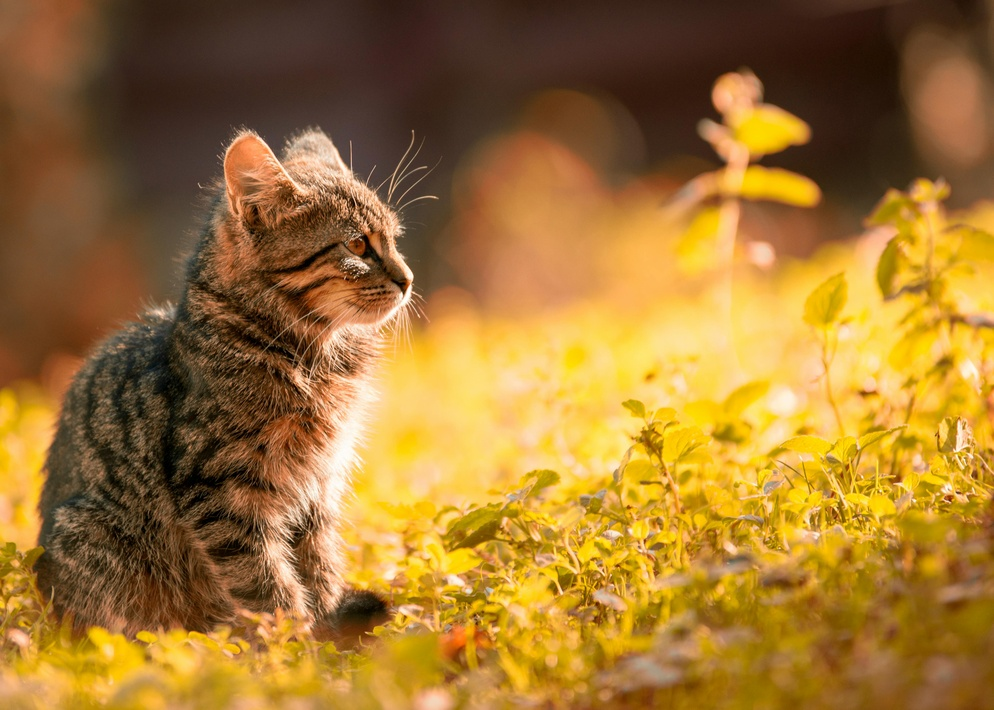
#> input picture image.jpg, 994 x 710 px, shrunk from 4469 x 3192 before the run
$ python -i HistogramEqual.py   (imports and definitions only)
#> lines starting #> are read from the running program, lines starting #| are printed output that depends on the picture
import cv2 as cv
import matplotlib.pyplot as plt

class histogram:
    def __init__(self, image_path):
        self.image_path = image_path
        self.process_image()

    def process_image(self):
        img = cv.imread(self.image_path, cv.IMREAD_GRAYSCALE)
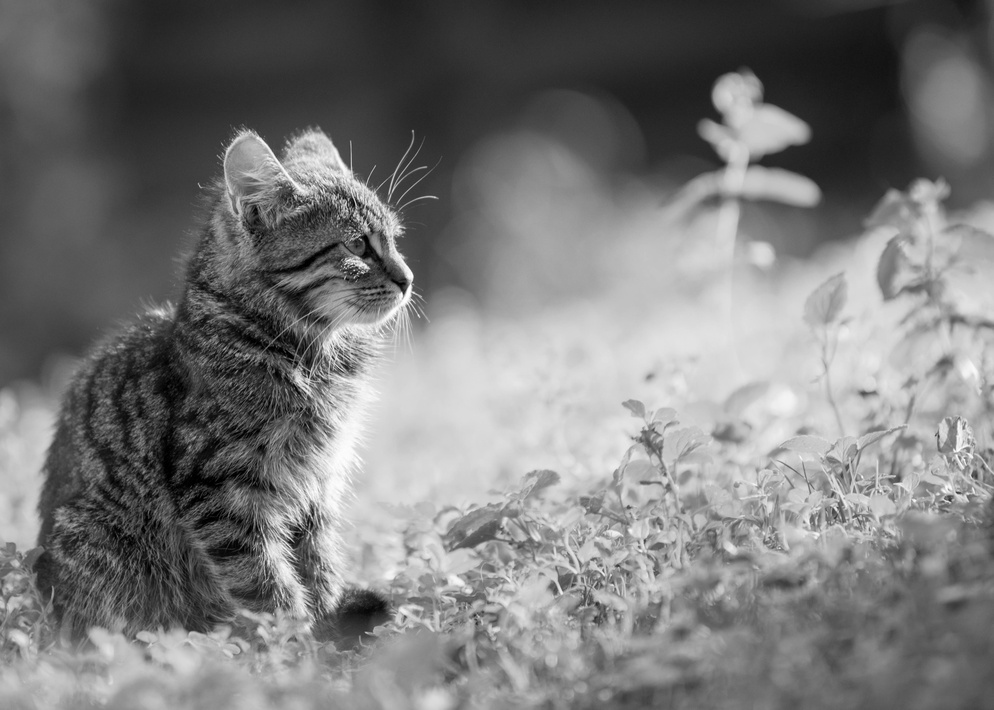
#> img: shape (710, 994); min 0, max 255, mean 122.1

        if img is None:
            print("Error: Failed to load image.")
            return


        histo = cv.calcHist([img], [0], None, [256], [0, 256])
#> histo = 256 values, max 6022 at index 50, min 8 at index 255, mean 2756.8
        cdf = histo.cumsum()
#> cdf = 256 values from 339 to 705740
        cdfNorm = cdf * float(histo.max()) / cdf.max()
#> cdfNorm = 256 values from 2.89 to 6022


        equImg = cv.equalizeHist(img)
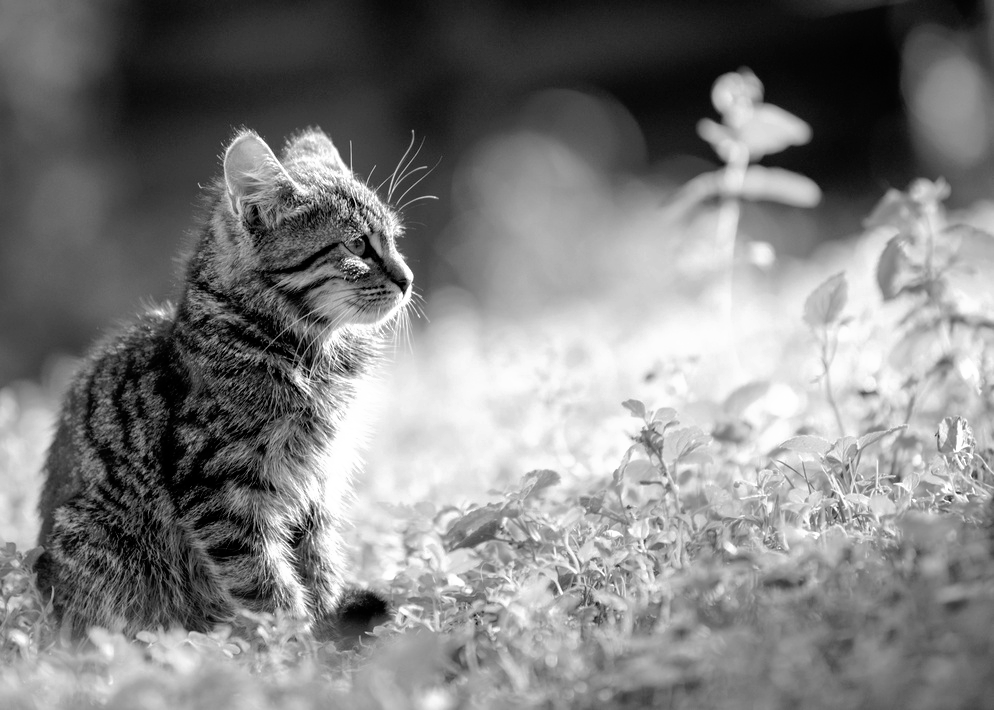
#> equImg: shape (710, 994); min 0, max 255, mean 128.1


        equhist = cv.calcHist([equImg], [0], None, [256], [0, 256])
#> equhist = 256 values, max 6022 at index 42, min 0 at index 9, mean 2756.8
        equcdf = equhist.cumsum()
#> equcdf = 256 values from 1676 to 705740
        cdfNorm = equcdf * float(equhist.max()) / equcdf.max()
#> cdfNorm = 256 values from 14.3 to 6022


        plt.figure(figsize=(10, 8))


        plt.subplot(2, 2, 1)
        plt.imshow(img, cmap='gray')
        plt.title("Original Image")
        plt.axis('off')

        plt.subplot(2, 2, 2)
        plt.plot(histo, color='black')
        plt.title("Histogram of Original Image")


        plt.subplot(2, 2, 3)
        plt.imshow(equImg, cmap='gray')
        plt.title("Equalized Image")
        plt.axis('off')

        plt.subplot(2, 2, 4)
        plt.plot(equhist, color='black')
        plt.title("Histogram of Equalized Image")


        plt.tight_layout()
        plt.show()
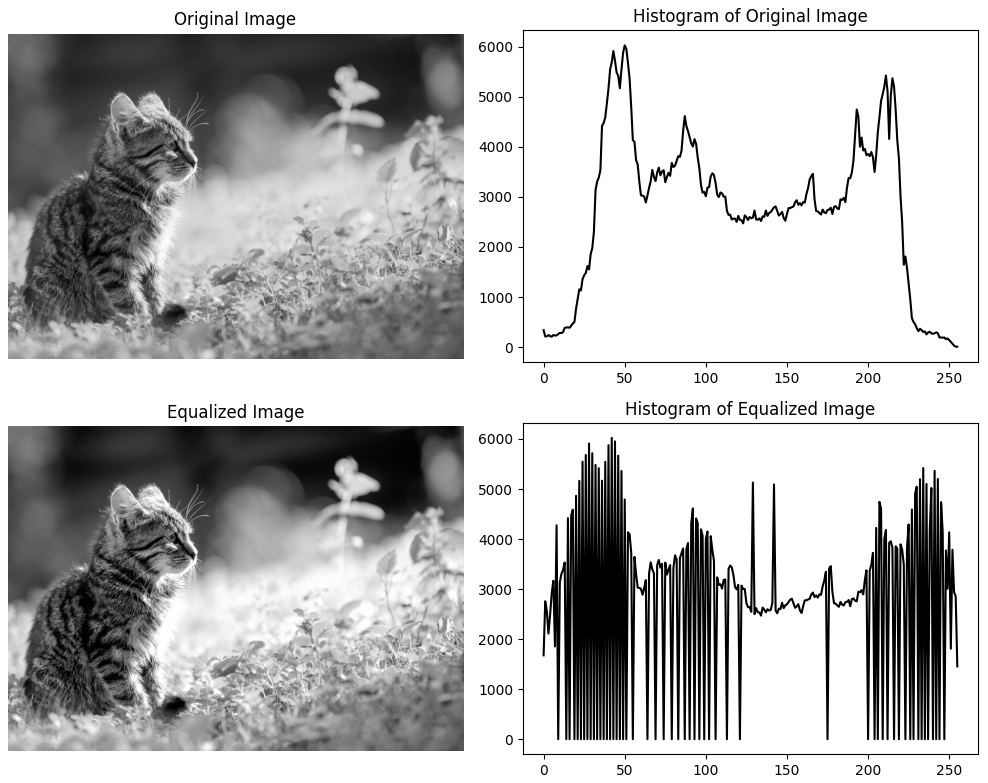
#> figure drawn by matplotlib, 4 panels; panel 2: curve peaks at x = 50, y = 6022; panel 4: curve peaks at x = 42, y = 6022

>>> result = histogram('image.jpg').process_image()

$ run again, on photo_2024-12-15_04-21-37.jpg
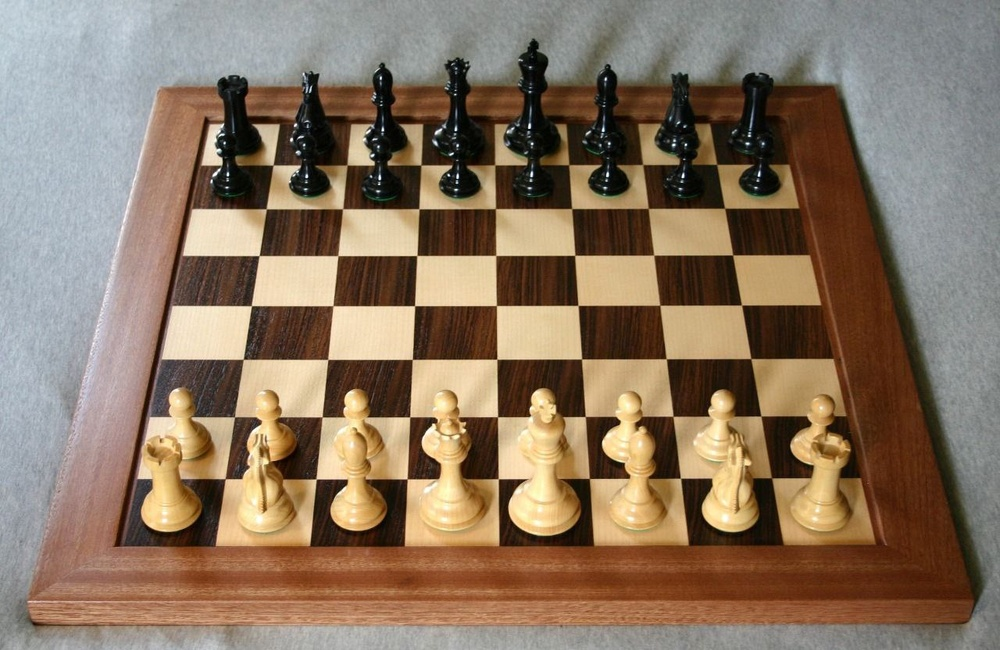
#> input picture photo_2024-12-15_04-21-37.jpg, 1000 x 650 px, shrunk from 1280 x 832 before the run
#> histo = 256 values, max 5449 at index 141, min 26 at index 254, mean 2539.1
#> cdf = 256 values from 41 to 650000
#> in process_image, `cdfNorm = cdf * float(histo.max()) / cdf.max()`: cdfNorm = 256 values from 0.344 to 5449
#> in process_image, `equImg = cv.equalizeHist(img)`:
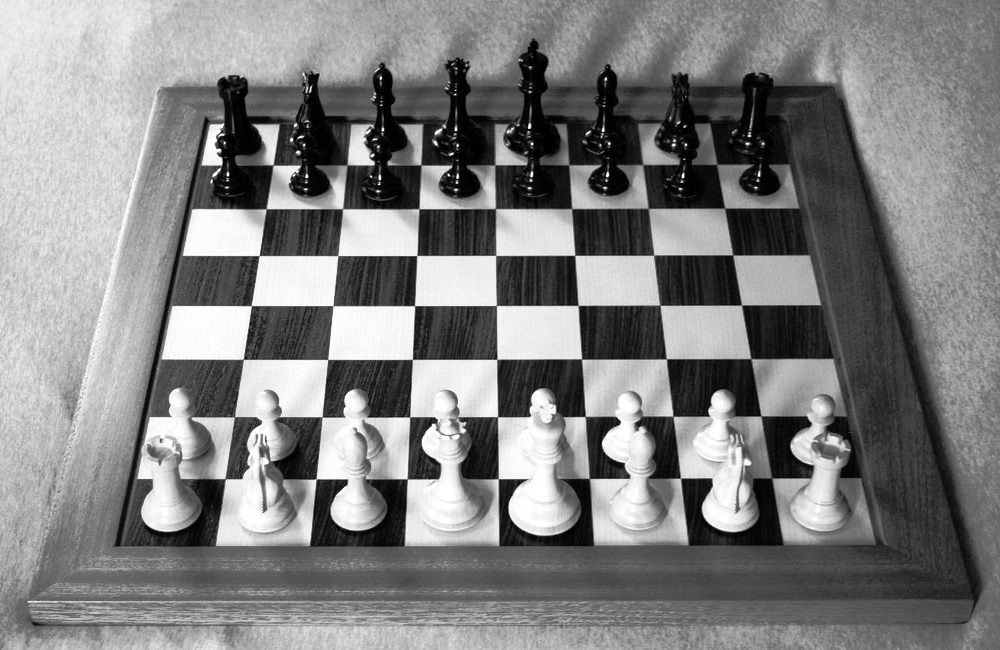
#> equImg: shape (650, 1000); min 0, max 255, mean 128.1
#> equhist = 256 values, max 5449 at index 141, min 0 at index 12, mean 2539.1
#> equcdf = 256 values from 1149 to 650000
#> in process_image, `cdfNorm = equcdf * float(equhist.max()) / equcdf.max()`: cdfNorm = 256 values from 9.63 to 5449
#> in process_image, `plt.show()`:
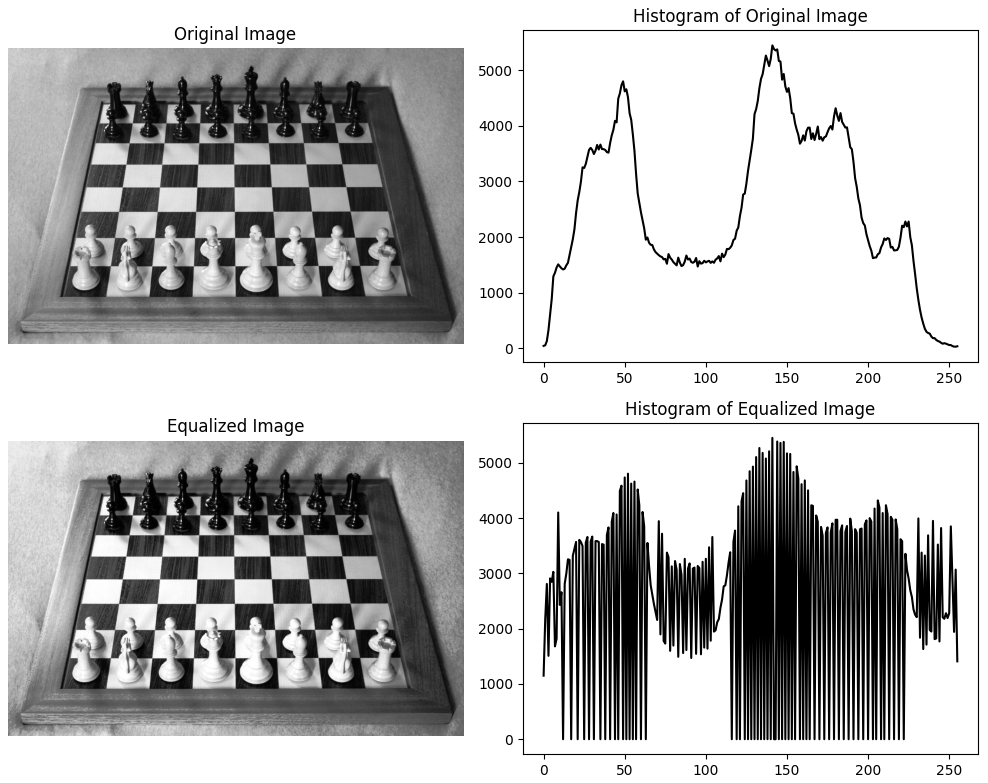
#> figure drawn by matplotlib, 4 panels; panel 2: curve peaks at x = 141, y = 5449; panel 4: curve peaks at x = 141, y = 5449
